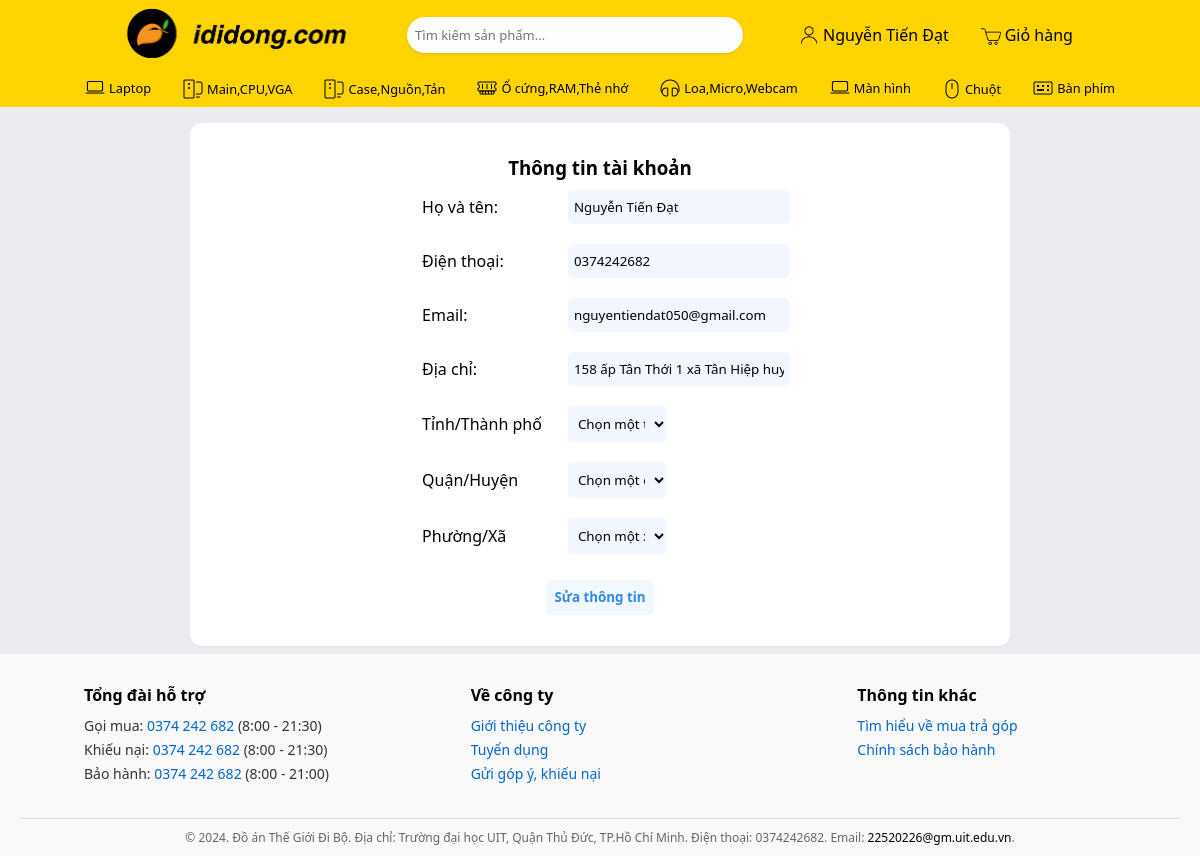
Page /customer.php (signed in) on the earlier database version.
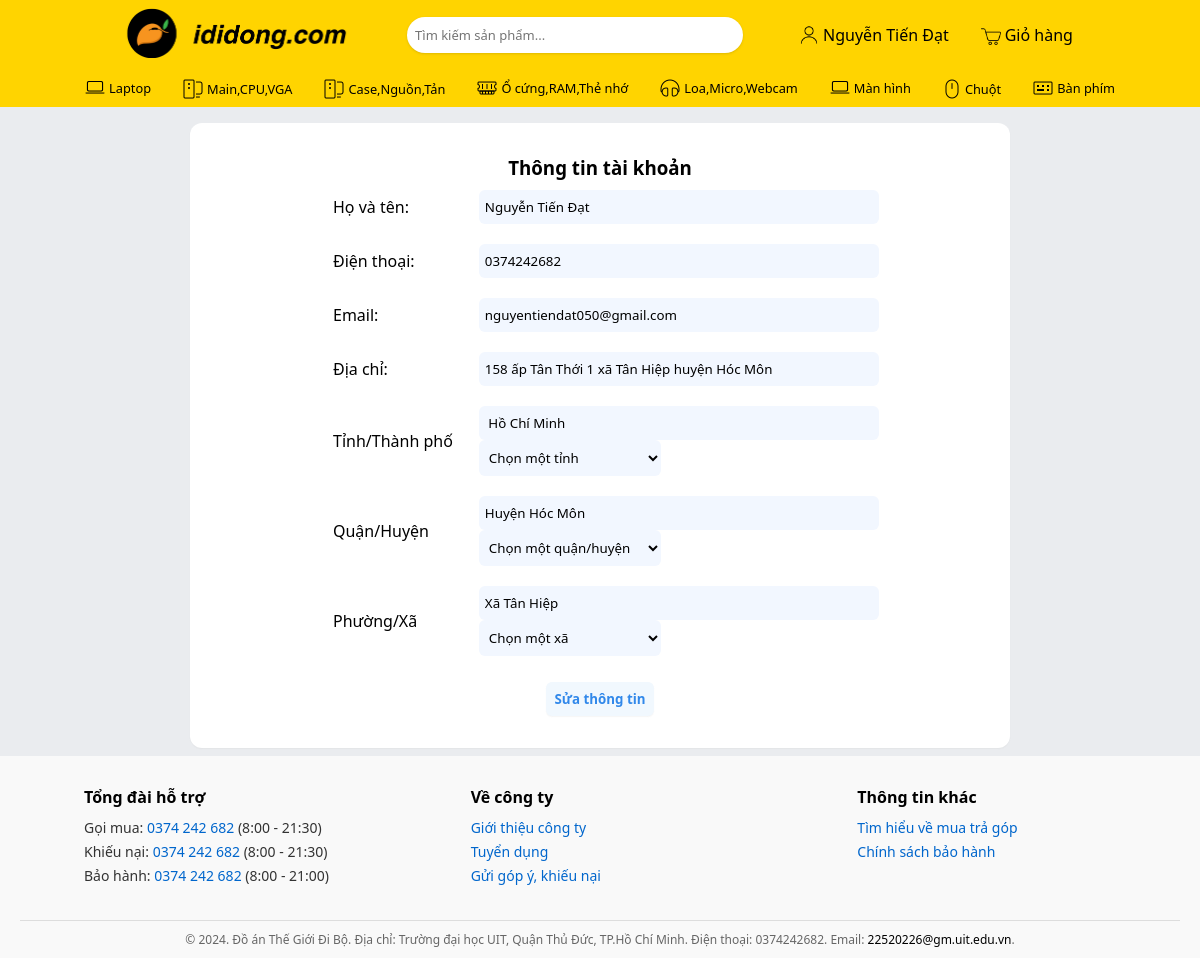
Same page on the later database version.
### tables this page shows
CREATE TABLE `tbl_customer` (
  `id` int(11) NOT NULL,
  `name` varchar(255) NOT NULL,
  `address` varchar(1000) NOT NULL,
  `province` varchar(255) NOT NULL,
  `district` varchar(255) NOT NULL,
  `wards` varchar(255) NOT NULL,
  `phone` varchar(30) NOT NULL,
  `email` varchar(50) NOT NULL,
  `password` varchar(255) NOT NULL
);

CREATE TABLE `province` (
  `province_id` int(11) NOT NULL,
  `name` varchar(64) NOT NULL
);

CREATE TABLE `district` (
  `district_id` int(11) NOT NULL,
  `province_id` int(11) NOT NULL,
  `name` varchar(64) NOT NULL
);

### lib/database.php (called while the page is built, shortened)
<?php
    class Database {
        public $host    = DB_HOST;
        public $user    = DB_USER;
        public $pass    = DB_PASS;
        public $dbname  = DB_NAME;
        public $link;
        private function connectDB() {
            $this->link = new mysqli($this->host, $this->user,
                                     $this->pass, $this->dbname);
        }
        public function select($query) {
            $result = $this->link->query($query) or
                die($this->link->error . __LINE__);
            if ($result->num_rows > 0) {
                return $result;
            } else {
                return false;
            }
        }
    }
?>

### lib/session.php (called while the page is built, shortened)
<?php
    class Session {
        public static function get($key) {
            if (isset($_SESSION[$key])) {
                return $_SESSION[$key];
            } else {
                return false;
            }
        }
    }
?>

### classes/customer.php (called while the page is built, shortened)
<?php
    $filepath = realpath(dirname(__FILE__));
    include_once ($filepath.'/../lib/database.php');
    class customer {
        private $db;
        public function __construct() {
            $this->db = new Database();
        }
        public function show_customer($id){
            $query = "SELECT * FROM tbl_customer WHERE id = '$id'";
            $result = $this->db->select($query);
            return $result;
        }
    }
?>

### classes/province.php (called while the page is built, shortened)
<?php
    $filepath = realpath(dirname(__FILE__));
    include_once ($filepath.'/../lib/database.php');
    class province {
        private $db;
        public function __construct() {
            $this->db = new Database();
        }
        public function get_province(){
            $query = "SELECT * FROM province ORDER BY name ASC";
            $result = $this->db->select($query);
            return $result;
        }
        public function getprovincebyId($id) {
            $query = "SELECT * FROM province WHERE province_id = '$id'";
            $result = $this->db->select($query);
            if ($result && $result->num_rows > 0) {
                return $result;
            } else {
                return null;
            }
        }
    }
?>

### classes/district.php (called while the page is built, shortened)
<?php
    $filepath = realpath(dirname(__FILE__));
    include_once ($filepath.'/../lib/database.php');
    class district {
        private $db;
        public function __construct() {
            $this->db = new Database();
        }
        public function getdistrictbyId($id) {
            $query = "SELECT * FROM district WHERE district_id = '$id'";
            $result = $this->db->select($query);
            if ($result && $result->num_rows > 0) {
                return $result;
            } else {
                return null;
            }
        }
    }
?>

### classes/wards.php (called while the page is built, shortened)
<?php
    $filepath = realpath(dirname(__FILE__));
    include_once ($filepath.'/../lib/database.php');
    class wards {
        private $db;
        public function __construct() {
            $this->db = new Database();
        }
        public function getwardsbyId($id) {
            $query = "SELECT * FROM wards WHERE wards_id = '$id' ORDER BY name ASC";
            $result = $this->db->select($query);
            if ($result && $result->num_rows > 0) {
                return $result;
            } else {
                return null;
            }
        }
    }
?>

### customer.php (the view, shortened to what the changed rows need)
<?php
  include 'inc/header.php';
?>
<link rel="stylesheet" href="css/user.css">
<div class="wrapper">
    <?php
        $id = Session::get('customer_id');
        $get_customer = $cs->show_customer($id);
        if($get_customer){
            while($result = $get_customer->fetch_assoc()){
    ?>
        <div class="user-info-wrapper">
            <h3>Thông tin tài khoản</h3>
            <form action="" method="post">
                <table style="border-collapse: collapse">
                    <tr>
                        <td>Họ và tên:</td>
                        <td>
                            <input
                            name="name"
                            type="text"
                            value = '<?php echo $result['name'] ?>'
                            />
                        </td>
                    </tr>
                    <tr>
                        <td>Điện thoại:</td>
                        <td>
                            <input
                            name="phone"
                            type="tel"
                            value = '<?php echo $result['phone'] ?>'
                            />
                        </td>
                    </tr>
                    <tr>
                        <td>Email:</td>
                        <td>
                            <input
                            name="email"
                            type="email"
                            value = '<?php echo $result['email'] ?>'
                            />
                        </td>
                    </tr>
                    <tr>
                        <td>Địa chỉ:</td>
                        <td>
                            <input
                            name="address"
                            type="text"
                            value = '<?php echo $result['address'] ?>'
                            />
                        </td>
                    </tr>
                    <?php
                        $resultaddress = $prv->get_province();
                        $resultaddress_provinceName = $prv->getprovincebyId($result['province']);
                        $resultaddress_districtName = $disc->getdistrictbyId($result['district']);
                        $resultaddress_wardsName = $wards->getwardsbyId($result['wards']);
                    ?>
                    <tr>
                        <td><label for="province">Tỉnh/Thành phố</label></td>
                        <td class="td-prv-dis-ward">
                        <?php
                            if ($resultaddress_provinceName && $rowtest = $resultaddress_provinceName->fetch_assoc()) {
                        ?>
                            <input class="pro-dis-wards" type="text" value="<?php echo $rowtest['name'];?>" readonly>
                        <?php
                            }
                        ?>
                            <select id="province" name="province" class="form-control">
                            <option value="">Chọn một tỉnh</option>
                            </select>
                        </td>
                    </tr>
                    <tr>
                        <td><label for="district">Quận/Huyện</label></td>
                        <td class="td-prv-dis-ward">
                        <?php
                            if ($resultaddress_districtName && $rowtest = $resultaddress_districtName->fetch_assoc()) {
                        ?>
                            <input class="pro-dis-wards" type="text" value="<?php echo $rowtest['name'];?>" readonly>
                        <?php
                            }
                        ?>
                            <select id="district" name="district" class="form-control">
                                <option value="">Chọn một quận/huyện</option>
                            </select>
                        </td>
                    </tr>
                    <tr>
                        <td><label for="wards">Phường/Xã</label></td>
                        <td class="td-prv-dis-ward">
                        <?php
                            if ($resultaddress_wardsName && $rowtest = $resultaddress_wardsName->fetch_assoc()) {
                        ?>
                            <input class="pro-dis-wards" type="text" value="<?php echo $rowtest['name'];?>" readonly>
                        <?php
                            }
                        ?>
                            <select id="wards" name="wards" class="form-control">
                                <option value="">Chọn một xã</option>
                            </select>
                        </td>
                    </tr>
                </table>
                <div class="div-update-profile">
                    <input type="submit" name="updateprofile" class="save-btn" value="Sửa thông tin" />
                </div>
            </form>
        </div>
    <?php
            }
        }
    ?>
</div>
<?php
    include 'inc/footer.php';
?>

Differences in the rows shown:
changed tbl_customer "Nguyễn Tiến Đạt": name (not shown) → "Hồ Chí Minh"; name (not shown) → "Huyện Hóc Môn"; name (not shown) → "Xã Tân Hiệp"
